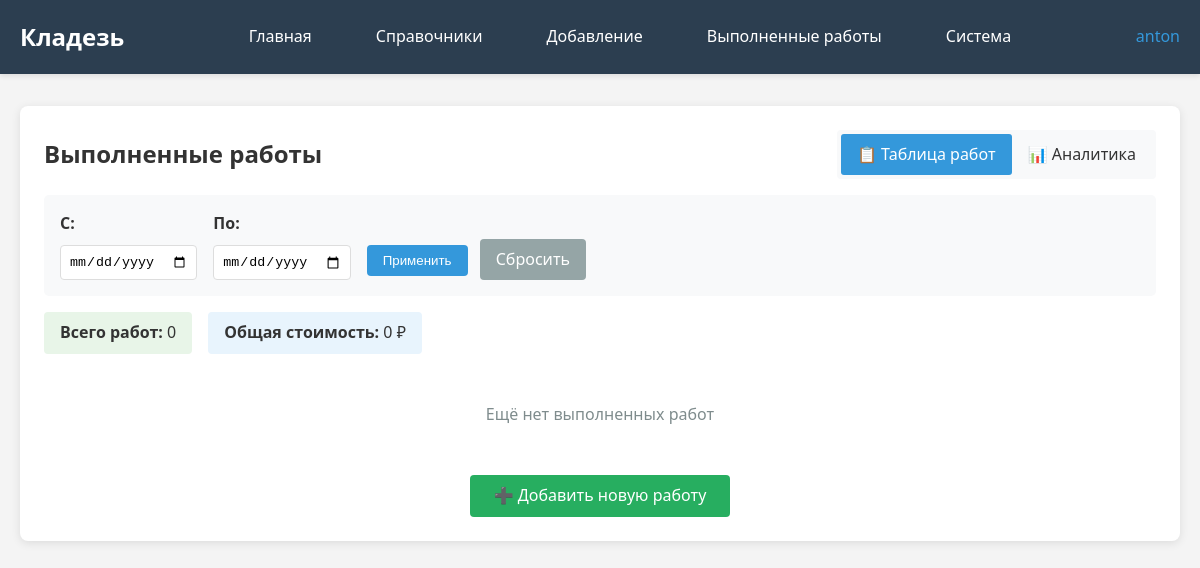
Before: /works/ (signed in) with the older database file.
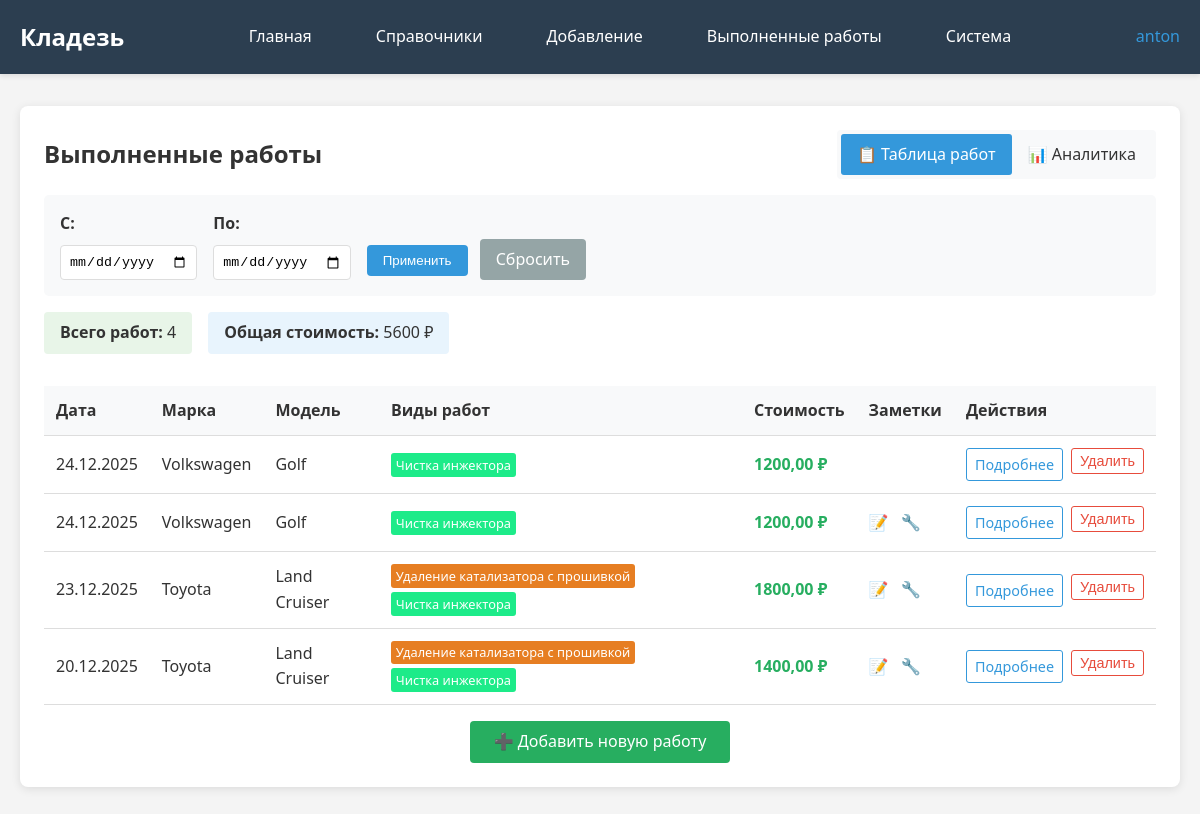
After: the same page with the newer database file.
### kladez_app/models.py (models this page shows, shortened)
class CompletedWork(models.Model):
    work_date = models.DateField(default=timezone.now, verbose_name="Дата выполнения")
    car_brand = models.ForeignKey(CarBrand, on_delete=models.CASCADE, verbose_name="Марка")
    car_model = models.ForeignKey(CarModel, on_delete=models.CASCADE, verbose_name="Модель")
    repair_types = models.ManyToManyField(RepairType, verbose_name="Виды работ")  # Изменено на ManyToMany
    cost = models.DecimalField(max_digits=10, decimal_places=2, verbose_name="Стоимость работы")
    notes = models.TextField(blank=True, verbose_name="Заметки")
    parts_used = models.TextField(blank=True, verbose_name="Использованные запчасти")
    slug = models.SlugField(max_length=255, unique=True, db_index=True, verbose_name="URL", null=True, blank=True)
    user = models.ForeignKey(User, on_delete=models.CASCADE, verbose_name="Пользователь", null=True, blank=True)
    class Meta:
        verbose_name = "Выполненная работа"
        verbose_name_plural = "Выполненные работы"
        ordering = ['-work_date']

class CarBrand(models.Model):
    name = models.CharField(max_length=100, verbose_name="Марка автомобиля")
    description = models.TextField(blank=True, verbose_name="Описание марки")
    class Meta:
        verbose_name = "Марка автомобиля"
        verbose_name_plural = "Марки автомобилей"

class CarModel(models.Model):
    brand = models.ForeignKey(CarBrand, on_delete=models.CASCADE, verbose_name="Марка")
    name = models.CharField(max_length=100, verbose_name="Модель")
    production_years = models.CharField(max_length=50, blank=True, verbose_name="Годы выпуска")
    engine_options = models.TextField(blank=True, verbose_name="Двигатели")
    notes = models.TextField(blank=True, verbose_name="Особенности")
    class Meta:
        verbose_name = "Модель автомобиля"
        verbose_name_plural = "Модели автомобилей"

class RepairType(models.Model):
    category = models.ForeignKey(RepairCategory, on_delete=models.CASCADE, verbose_name="Категория")
    name = models.CharField(max_length=200, verbose_name="Вид работ")
    description = models.TextField(blank=True, verbose_name="Описание работ")
    typical_duration = models.CharField(max_length=50, blank=True, verbose_name="Типовая длительность")
    complexity = models.CharField(max_length=50, blank=True, verbose_name="Сложность")
    user = models.ForeignKey(User, on_delete=models.CASCADE, verbose_name="Пользователь", null=True, blank=True)
    class Meta:
        verbose_name = "Вид работ"
        verbose_name_plural = "Виды работ"

### kladez_app/views.py (the view, shortened to what this page needs)
# urls.py: path('works/', views.completed_works, name='completed_works'),
@login_required
def completed_works(request):
    works = CompletedWork.objects.filter(user=request.user).select_related(
        'car_brand', 'car_model'
    ).prefetch_related('repair_types__category').order_by('-work_date')
    date_from = request.GET.get('date_from')
    date_to = request.GET.get('date_to')
    show_analytics = request.GET.get('tab') == 'analytics'
    if date_from:
        works = works.filter(work_date__gte=date_from)
    if date_to:
        works = works.filter(work_date__lte=date_to)
    analytics_data = {
        'by_category_count': [],
        'by_category_revenue': [],
        'by_category_avg': [],
        'table_data': [],
        'total_works': 0,
        'total_revenue': 0,
        'avg_revenue_per_work': 0,
    }
    analytics_data_json = json.dumps(analytics_data, cls=DecimalEncoder)
    context = {
        'works': works,
        'total_count': works.count(),
        'total_cost': works.aggregate(Sum('cost'))['cost__sum'] or 0,
        'analytics_data': analytics_data,
        'analytics_data_json': analytics_data_json,
        'show_analytics': show_analytics,
        'date_from': date_from,
        'date_to': date_to,
    }
    return render(request, 'kladez_app/completed_works.html', context)

### kladez_app/templates/kladez_app/completed_works.html (shortened to what this page needs)
{% extends "kladez_app/base.html" %}
{% block content %}
<div class="card">
    <div style="display: flex; justify-content: space-between; align-items: center; margin-bottom: 1rem;">
        <h2>Выполненные работы</h2>
        <div style="display: flex; background: #f8f9fa; padding: 0.25rem; border-radius: 4px;">
            <a href="?tab=table{% if date_from %}&date_from={{ date_from }}{% endif %}{% if date_to %}&date_to={{ date_to }}{% endif %}"
               style="padding: 0.5rem 1rem; background: {% if not show_analytics %}#3498db{% else %}transparent{% endif %}; color: {% if not show_analytics %}white{% else %}#333{% endif %}; border-radius: 3px; text-decoration: none;">
                📋 Таблица работ
            </a>
            <a href="?tab=analytics{% if date_from %}&date_from={{ date_from }}{% endif %}{% if date_to %}&date_to={{ date_to }}{% endif %}"
               style="padding: 0.5rem 1rem; background: {% if show_analytics %}#3498db{% else %}transparent{% endif %}; color: {% if show_analytics %}white{% else %}#333{% endif %}; border-radius: 3px; text-decoration: none;">
                📊 Аналитика
            </a>
        </div>
    </div>
    <div style="background: #f8f9fa; padding: 1rem; border-radius: 5px; margin-bottom: 1rem;">
        <form method="get" style="display: flex; gap: 1rem; align-items: end;">
            <div>
                <label style="display: block; margin-bottom: 0.5rem; font-weight: bold;">С:</label>
                <input type="date" name="date_from" value="{{ date_from }}" style="padding: 0.5rem; border: 1px solid #ddd; border-radius: 4px;">
            </div>
            <div>
                <label style="display: block; margin-bottom: 0.5rem; font-weight: bold;">По:</label>
                <input type="date" name="date_to" value="{{ date_to }}" style="padding: 0.5rem; border: 1px solid #ddd; border-radius: 4px;">
            </div>
            <div>
                <button type="submit" style="padding: 0.5rem 1rem; background: #3498db; color: white; border: none; border-radius: 4px; cursor: pointer;">
                    Применить
                </button>
                <a href="?tab={{ show_analytics|yesno:'analytics,table' }}" style="padding: 0.5rem 1rem; background: #95a5a6; color: white; border: none; border-radius: 4px; text-decoration: none; display: inline-block; margin-left: 0.5rem;">
                    Сбросить
                </a>
            </div>
        </form>
    </div>
    {% if not show_analytics %}
        {% include 'kladez_app/works_table.html' %}
    {% endif %}
</div>
{% endblock %}

### kladez_app/templates/kladez_app/works_table.html (shortened to what this page needs)
<div style="display: flex; gap: 1rem; margin-bottom: 1rem; flex-wrap: wrap;">
    <div style="background: #e8f5e8; padding: 0.5rem 1rem; border-radius: 4px;">
        <strong>Всего работ:</strong> {{ total_count }}
    </div>
    <div style="background: #e8f4fd; padding: 0.5rem 1rem; border-radius: 4px;">
        <strong>Общая стоимость:</strong> {{ total_cost }} ₽
    </div>
</div>
{% if works %}
    <div style="overflow-x: auto;">
        <table>
            <thead>
                <tr>
                    <th>Дата</th>
                    <th>Марка</th>
                    <th>Модель</th>
                    <th>Виды работ</th>
                    <th>Стоимость</th>
                    <th>Заметки</th>
                    <th style="width: 150px;">Действия</th>
                </tr>
            </thead>
            <tbody>
                {% for work in works %}
                <tr>
                    <td>{{ work.work_date|date:"d.m.Y" }}</td>
                    <td>{{ work.car_brand.name }}</td>
                    <td>{{ work.car_model.name }}</td>
                    <td>
                        <div style="display: flex; flex-wrap: wrap; gap: 0.25rem;">
                            {% for repair in work.repair_types.all %}
                            <span style="background: {{ repair.category.color }}; color: white; padding: 0.1rem 0.3rem; border-radius: 3px; font-size: 0.8rem;">
                                {{ repair.name }}
                            </span>
                            {% endfor %}
                        </div>
                    </td>
                    <td style="font-weight: bold; color: #27ae60;">{{ work.cost }} ₽</td>
                    <td>
                        {% if work.notes %}
                            <span title="{{ work.notes }}" style="cursor: help;">📝</span>
                        {% endif %}
                        {% if work.parts_used %}
                            <span title="Запчасти: {{ work.parts_used }}" style="cursor: help; margin-left: 0.5rem;">🔧</span>
                        {% endif %}
                    </td>
                    <td>
                        <div style="display: flex; gap: 0.5rem;">
                            <a href="{% url 'kladez_app:completed_work_detail' work.slug %}"
                               style="color: #3498db; text-decoration: none; font-size: 0.9rem; padding: 0.25rem 0.5rem; border: 1px solid #3498db; border-radius: 3px;">
                                Подробнее
                            </a>
                            <form method="post" action="{% url 'kladez_app:delete_completed_work' work.slug %}"
                                  style="margin: 0; display: inline;"
                                  onsubmit="return confirm('Вы уверены, что хотите удалить эту работу?');">
                                <button type="submit"
                                        style="color: #e74c3c; background: none; border: 1px solid #e74c3c; border-radius: 3px; padding: 0.25rem 0.5rem; font-size: 0.9rem; cursor: pointer;">
                                    Удалить
                                </button>
                            </form>
                        </div>
                    </td>
                </tr>
                {% endfor %}
            </tbody>
        </table>
    </div>
{% else %}
    <p style="text-align: center; padding: 2rem; color: #7f8c8d;">
        {% if date_from or date_to %}
            Нет работ за выбранный период
        {% else %}
            Ещё нет выполненных работ
        {% endif %}
    </p>
{% endif %}
<div style="margin-top: 1rem; text-align: center;">
    <a href="{% url 'kladez_app:add_completed_work' %}" style="padding: 0.5rem 1.5rem; background: #27ae60; color: white; border-radius: 4px; text-decoration: none; display: inline-block;">
        ➕ Добавить новую работу
    </a>
</div>

Changed rows visible on the page:
added CompletedWork: work_date "24.12.2025", car_brand.name "Volkswagen", car_model.name "Golf", cost "1200,00"
added RepairType: name "Чистка инжектора"
added CompletedWork: work_date "24.12.2025", car_brand.name "Volkswagen", car_model.name "Golf", cost "1200,00"
added CompletedWork: work_date "23.12.2025", car_brand.name "Toyota", car_model.name "Land Cruiser", cost "1800,00"
added RepairType: name "Удаление катализатора с прошивкой"
added CompletedWork: work_date "20.12.2025", car_brand.name "Toyota", car_model.name "Land Cruiser", cost "1400,00"
Other visible differences:
{{ total_count }}: "0" → "4"
{{ total_cost }}: "0" → "5600"
text no longer shown: "Ещё нет выполненных работ"
text now shown: "Дата Марка Модель Виды работ Стоимость Заметки Действия"
